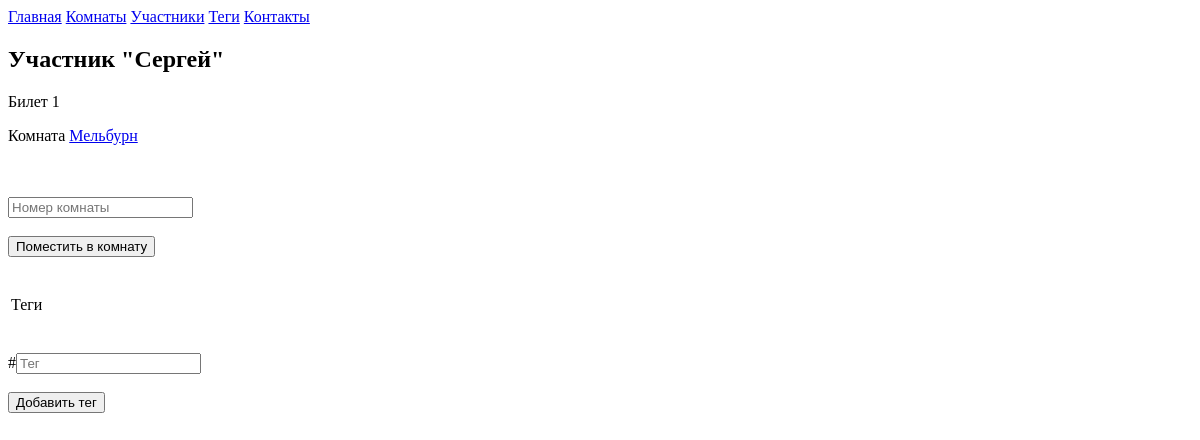
The page /roulette/person/6 on the database as committed earlier.
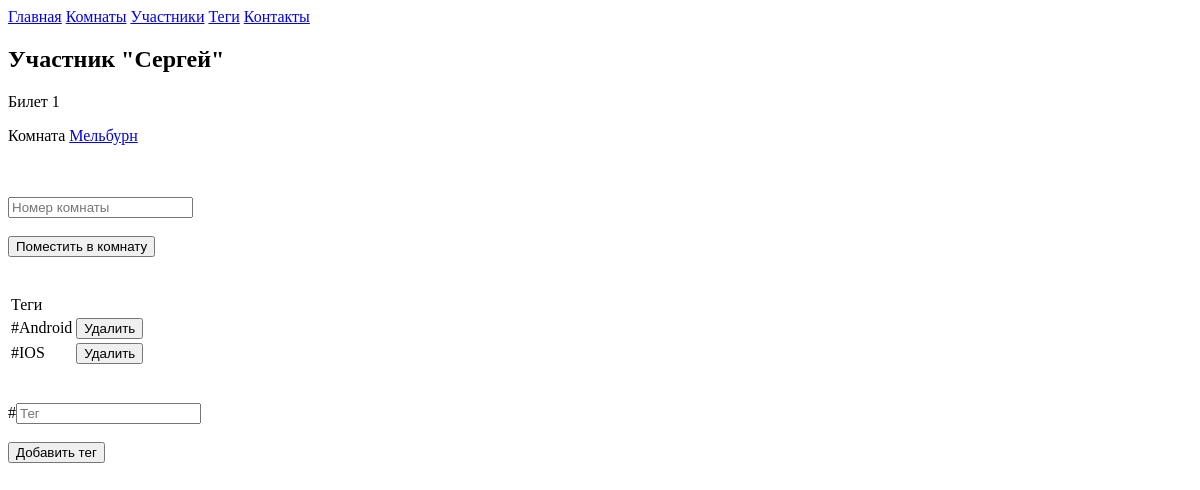
The same page on the database as committed later.
### roulette/models.py (models this page shows)
class Tag(models.Model):
    tag_description = models.CharField(max_length=100)

### roulette/views.py (the view)
# urls.py: path('person/<int:number>', views.person),
def person(request, number):
    format = request.GET.get('format', 'html')
    guys = Person.objects.filter(id=number)
    if len(guys) == 1:
        guy = guys[0]
        if format == 'json':
            chatdata = serializers.serialize('json', [guy])
            return JsonResponse({
                'person': chatdata
            })
        thisguy = model_to_dict(guy)
        if guy.chatroom != None:
            thisguy.update({
                'chatroom_name': guy.chatroom.name
            })
        return render(request, 'person.html', thisguy)
    else:
        if format == 'json':
            return JsonResponse({
                'person': []
            })
        return redirect('/roulette/persons')

### roulette/templates/person.html (shortened to what this page needs)
{% extends 'base.html' %}
{% block content %}
    <h2>Участник "{{ name }}"</h2>
    <p>Билет {{ ticket }}</p>
    <p>Комната <a href="/roulette/chatroom/{{ chatroom }}">{{ chatroom_name }}</a></p>
    <form method="post" action="/roulette/movepersontochatroom">
        <br><br>
        <input type="number" name="chatroom_id" placeholder="Номер комнаты">
        <br><br>
        <input type="submit" value="Поместить в комнату">
    </form>
    <br><br>
    <table>
        <tr>
            <td>Теги</td>
        </tr>
        {% for tag in tags %}
        <tr>
            <td>#{{ tag.tag_description }}</td>
            <td>
                <form method="post" action="/roulette/removetagfromperson">
                    <input type="submit" value="Удалить">
                </form>
            </td>
        </tr>
        {% endfor %}
    </table>
    <form method="post" action="/roulette/addtagtoperson">
        <br><br>
        #<input type="text" maxlength="30" name="tag_description" placeholder="Тег">
        <br><br>
        <input type="submit" value="Добавить тег">
    </form>
{% endblock %}

Rows that differ between the two databases and show on the page:
added Tag: tag_description "Android"
added Tag: tag_description "IOS"
